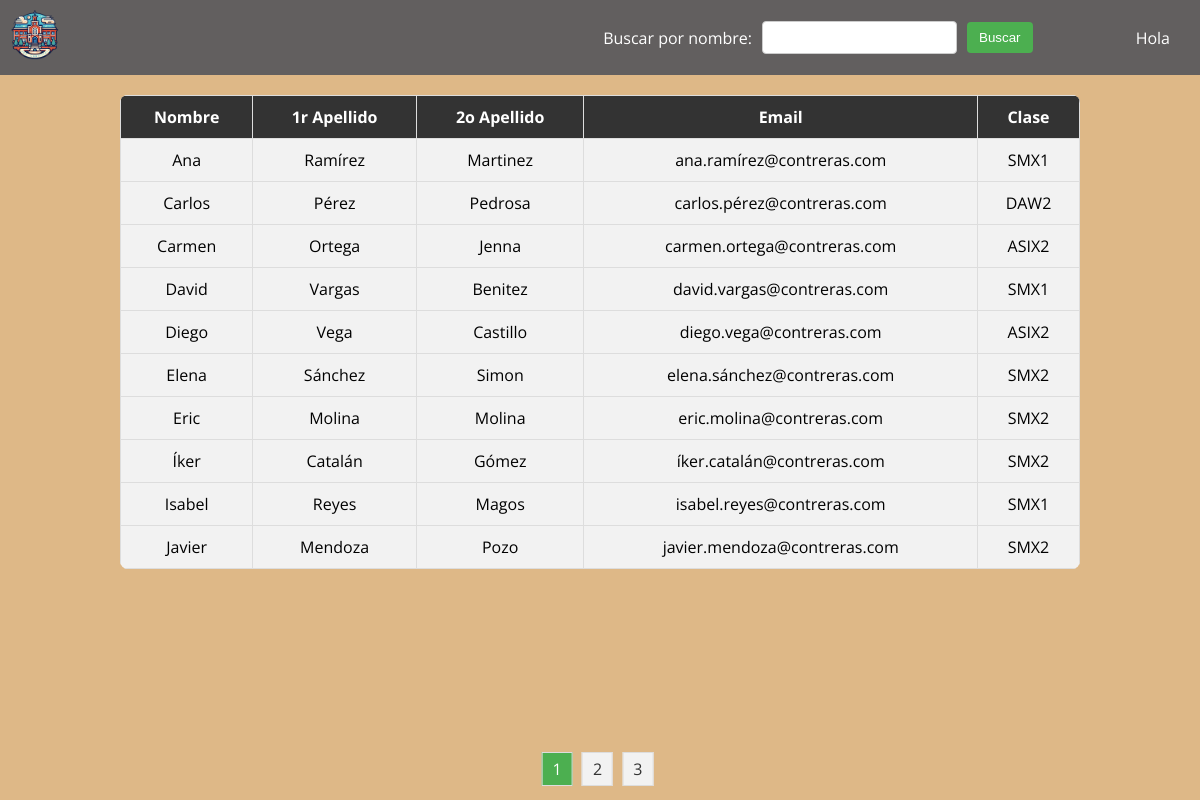
/pruebas/tabla.php, run on the app's committed database.
### tables this page shows
CREATE TABLE `tbl_alumnos` (
  `id` int(11) NOT NULL,
  `nombre` varchar(50) DEFAULT NULL,
  `apellido1` varchar(50) DEFAULT NULL,
  `apellido2` varchar(50) DEFAULT NULL,
  `email` varchar(100) DEFAULT NULL,
  `pass` varchar(100) DEFAULT NULL,
  `telefono` varchar(20) DEFAULT NULL,
  `id_curso` int(11) DEFAULT NULL
);

CREATE TABLE `tbl_cursos` (
  `id` int(11) NOT NULL,
  `nombre` varchar(100) DEFAULT NULL
);

### pruebas/tabla.php (the view, shortened to what this page needs)
<?php
    include('../procesos/conexion.php');
    $usuariosPorPagina = 10;
    $paginaActual = isset($_GET['pagina']) ? $_GET['pagina'] : 1;
    $inicio = ($paginaActual - 1) * $usuariosPorPagina;
    $nombreBusqueda = isset($_GET['nombre']) ? $_GET['nombre'] : '';
    $condicionNombre = !empty($nombreBusqueda) ? "WHERE a.nombre LIKE '%$nombreBusqueda%'" : '';
    $totalUsuariosQuery = "SELECT COUNT(*) as total FROM tbl_alumnos a $condicionNombre";
    $resultadoTotalUsuarios = mysqli_query($conn, $totalUsuariosQuery);
    $totalUsuarios = mysqli_fetch_assoc($resultadoTotalUsuarios)['total'];
    $totalPaginas = ceil($totalUsuarios / $usuariosPorPagina);
    $contenidoTabla = "SELECT a.nombre, a.apellido1, a.apellido2, a.email, c.nombre as curso FROM tbl_alumnos a LEFT JOIN tbl_cursos c ON a.id_curso = c.id
    $condicionNombre
    ORDER BY a.nombre ASC
    LIMIT $inicio, $usuariosPorPagina";
    $resultadoContenidoTabla = mysqli_query($conn, $contenidoTabla);
?>
<!DOCTYPE html>
<html lang="en">
    <head>
        <link rel="stylesheet" href="../css/estilosPrueba.css">
    </head>
    <body>
        <div id="encabezado">
            <div id="cont-logo">
                <img src="../img/logo.png" id="logo">
            </div>
            <div id="cont-filtro">
                <form action="" method="get">
                    <label for="nombre">Buscar por nombre:</label>
                    <input type="text" id="nombre" name="nombre" value="<?php echo htmlspecialchars($nombreBusqueda); ?>">
                    <button type="submit" id="boton">Buscar</button>
                </form>
            </div>
            <div id="cont-texto">
                <p>Hola</p>
            </div>
        </div>
        <div id="cont-tabla">
            <table class="mi-tabla">
                <thead>
                    <tr>
                        <th>Nombre</th>
                        <th>1r Apellido</th>
                        <th>2o Apellido</th>
                        <th>Email</th>
                        <th>Clase</th>
                    </tr>
                </thead>
                <tbody>
                    <?php
                        if ($resultadoContenidoTabla) {
                            while ($fila = mysqli_fetch_assoc($resultadoContenidoTabla)) {
                                echo "<tr>";
                                foreach ($fila as $valor) {
                                    echo "<td>$valor</td>";
                                }
                            }
                        }
                    ?>
                </tbody>
            </table>
        </div>
        <div id="cont-paginacion">
            <ul class="pagination">
                <?php for ($i = 1; $i <= $totalPaginas; $i++) : ?>
                    <li <?php if ($i == $paginaActual) echo 'class="active"'; ?>>
                        <a href="?pagina=<?= $i; ?>"><?= $i; ?></a>
                    </li>
                <?php endfor; ?>
            </ul>
        </div>
    </body>
</html>

### css/estilosPrueba.css (style rules this page uses)
* { margin: 0; }
body { background-color: burlywood; font-family: 'Open Sans', sans-serif; }
#encabezado { display: flex; justify-content: space-between; align-items: center; padding: 10px; background-color: rgb(98, 95, 95); }
#cont-logo, #cont-filtro, #cont-texto { margin: 0; color: white; }
#cont-texto { margin-right: 20px; }
#cont-filtro form { display: flex; align-items: center; }
#cont-filtro label, #cont-filtro input, #cont-filtro button { margin-right: 10px; }
#logo { width: 10%; }
#cont-tabla { margin: 20px auto; text-align: center; }
.mi-tabla { width: 80%; margin: 20px auto; border-collapse: collapse; margin-top: 20px; background-color: #f2f2f2; border-radius: 8px; overflow: hidden; }
.mi-tabla th { background-color: #333; color: white; }
.mi-tabla th, .mi-tabla td { padding: 10px; border: 1px solid #ddd; }
#cont-paginacion { position: absolute; bottom: 20px; left: 50%; transform: translateX(-50%); }
.pagination { display: inline-block; padding: 0; margin: 0; }
.pagination li { display: inline; margin-right: 5px; }
.pagination li a { text-decoration: none; padding: 5px 10px; border: 1px solid #ddd; background-color: #f2f2f2; color: #333; }
.pagination li.active a { background-color: #4CAF50; color: white; }
#nombre { padding: 8px; margin-right: 10px; border: 1px solid #ccc; border-radius: 4px; }
#boton { padding: 8px 12px; background-color: #4CAF50; color: white; border: none; border-radius: 4px; cursor: pointer; }

### data on the page
tbl_alumnos: nombre "Ana", apellido1 "Ramírez", apellido2 "Martinez", email "ana.ramírez@contreras.com", id_curso.nombre "SMX1"
tbl_alumnos: nombre "Carlos", apellido1 "Pérez", apellido2 "Pedrosa", email "carlos.pérez@contreras.com", id_curso.nombre "DAW2"
tbl_alumnos: nombre "Carmen", apellido1 "Ortega", apellido2 "Jenna", email "carmen.ortega@contreras.com", id_curso.nombre "ASIX2"
tbl_alumnos: nombre "David", apellido1 "Vargas", apellido2 "Benitez", email "david.vargas@contreras.com", id_curso.nombre "SMX1"
tbl_alumnos: nombre "Diego", apellido1 "Vega", apellido2 "Castillo", email "diego.vega@contreras.com", id_curso.nombre "ASIX2"
tbl_alumnos: nombre "Elena", apellido1 "Sánchez", apellido2 "Simon", email "elena.sánchez@contreras.com", id_curso.nombre "SMX2"
tbl_alumnos: nombre "Eric", valor "Molina", email "eric.molina@contreras.com", id_curso.nombre "SMX2"
tbl_alumnos: nombre "Íker", apellido1 "Catalán", apellido2 "Gómez", email "íker.catalán@contreras.com", id_curso.nombre "SMX2"
tbl_alumnos: nombre "Isabel", apellido1 "Reyes", apellido2 "Magos", email "isabel.reyes@contreras.com", id_curso.nombre "SMX1"
tbl_alumnos: nombre "Javier", apellido1 "Mendoza", apellido2 "Pozo", email "javier.mendoza@contreras.com", id_curso.nombre "SMX2"
